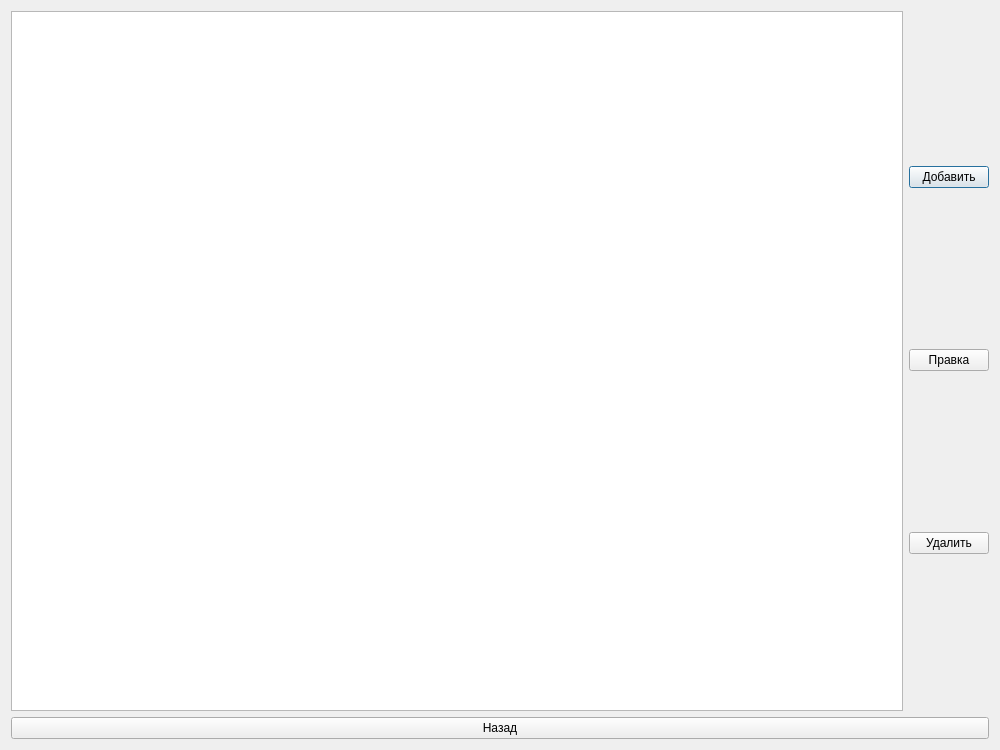
<?xml version="1.0" encoding="UTF-8"?>
<ui version="4.0">
 <class>Settings_verifier_gamma_nuclides</class>
 <widget class="QDialog" name="Settings_verifier_gamma_nuclides">
  <property name="geometry">
   <rect>
    <x>0</x>
    <y>0</y>
    <width>1000</width>
    <height>750</height>
   </rect>
  </property>
  <property name="windowTitle">
   <string>Dialog</string>
  </property>
  <layout class="QGridLayout" name="gridLayout">
   <item row="0" column="0">
    <layout class="QVBoxLayout" name="verticalLayout_2">
     <item>
      <layout class="QHBoxLayout" name="horizontalLayout">
       <item>
        <widget class="QListWidget" name="listWidget"/>
       </item>
       <item>
        <layout class="QVBoxLayout" name="verticalLayout">
         <item>
          <widget class="QPushButton" name="pushButton">
           <property name="text">
            <string>Добавить</string>
           </property>
          </widget>
         </item>
         <item>
          <widget class="QPushButton" name="pushButton_2">
           <property name="text">
            <string>Правка</string>
           </property>
          </widget>
         </item>
         <item>
          <widget class="QPushButton" name="pushButton_3">
           <property name="text">
            <string>Удалить</string>
           </property>
          </widget>
         </item>
        </layout>
       </item>
      </layout>
     </item>
     <item>
      <widget class="QPushButton" name="pushButton_4">
       <property name="text">
        <string>Назад</string>
       </property>
      </widget>
     </item>
    </layout>
   </item>
  </layout>
 </widget>
 <resources/>
 <connections/>
</ui>
